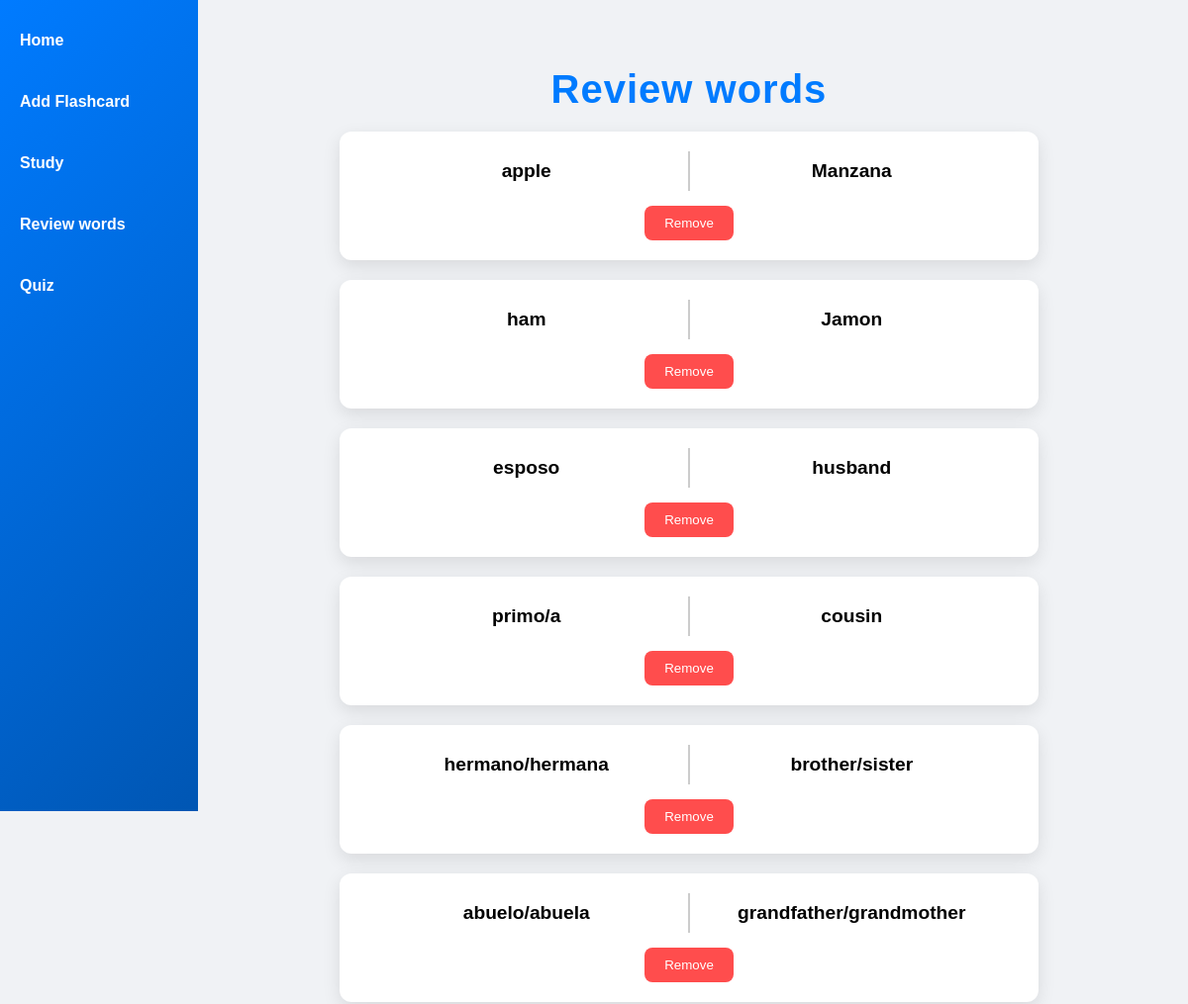
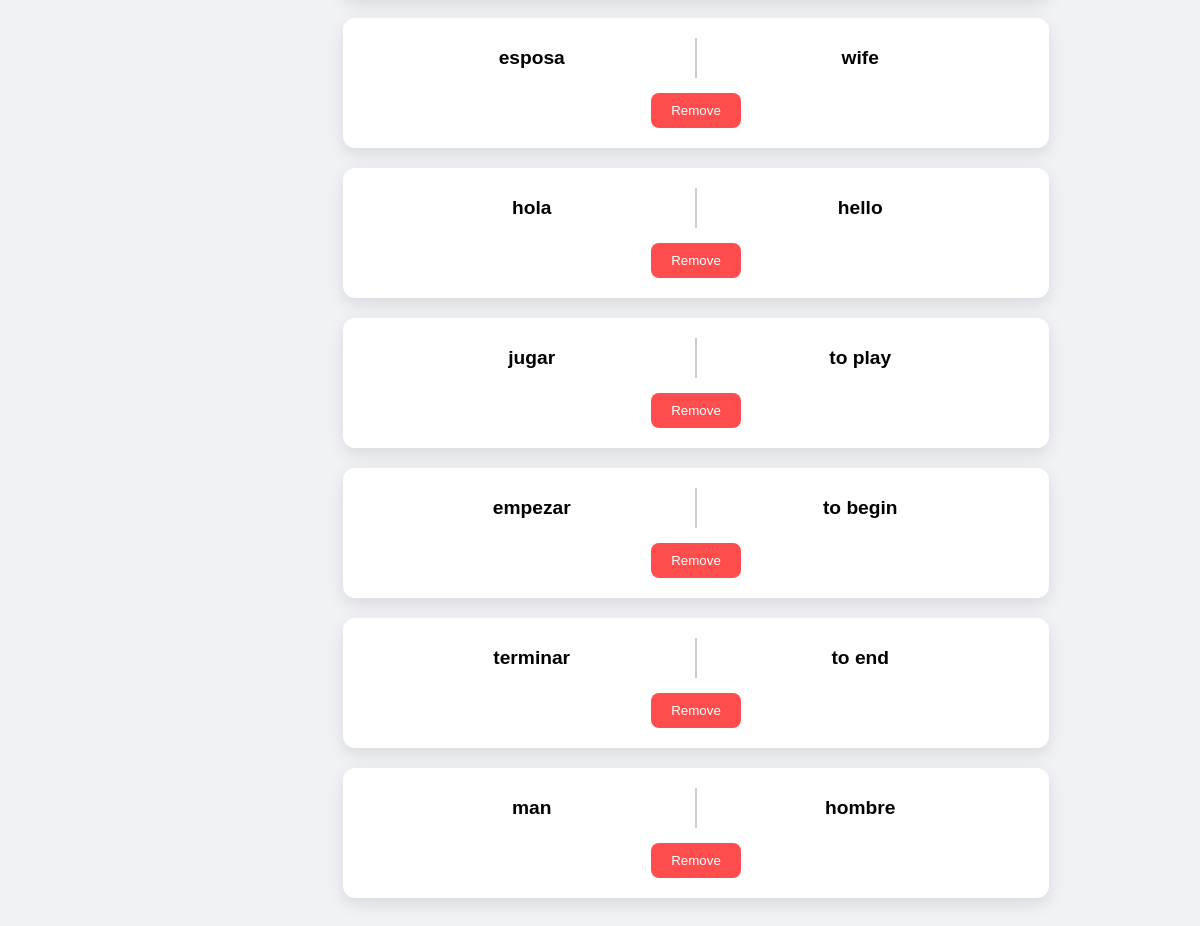
Screenshot of /review with the database file from the repository (2 pictures, top to bottom).
### tables this page shows
CREATE TABLE flashcards (
            id INTEGER PRIMARY KEY AUTOINCREMENT,
            question TEXT NOT NULL,
            answer TEXT NOT NULL
        );

### app.py (the view)
@app.route("/review")
def review():
    conn = sqlite3.connect("flashcards.db")
    cursor = conn.cursor()
    cursor.execute("SELECT id, question, answer FROM flashcards")
    flashcards = cursor.fetchall()
    conn.close()
    return render_template("review.html", flashcards=flashcards)

### templates/review.html (shortened to what this page needs)
<!DOCTYPE html>
<html>
<head>
    <link rel="stylesheet" href="{{ url_for('static', filename='styles.css') }}">
</head>
<body>
    <nav class="sidebar">
        <a href="{{ url_for('home') }}">Home</a>
        <a href="{{ url_for('add_flashcard') }}">Add Flashcard</a>
        <a href="{{ url_for('study') }}">Study</a>
        <a href="{{ url_for('review') }}">Review words</a>
        <a href="{{ url_for('quiz') }}">Quiz</a>
    </nav>
    <header class="page-title">Review words</header>
    {% for id, question, answer in flashcards %}
    <div class="review-card">
        <div class="qa-row">
            <div class="question">{{ question }}</div>
            <div class="divider"></div>
            <div class="answer">{{ answer }}</div>
        </div>
        <form action="{{ url_for('delete_flashcard', id=id) }}" method="post">
            <button class="remove-btn" type="submit">Remove</button>
        </form>
    </div>
    {% endfor %}
</body>
</html>

### static/styles.css (style rules this page uses)
body { font-family: 'Arial', sans-serif; background-color: #f0f2f5; margin-left: 200px; padding: 40px 20px; justify-content: center; }
.sidebar { position: fixed; top: 0; left: 0; height: 100vh; width: 200px; background: linear-gradient(135deg, #007bff, #0056b3); padding-top: 20px; display: flex; flex-direction: column; gap: 20px; }
.sidebar a { color: white; text-decoration: none; padding: 12px 20px; font-weight: bold; }
.review-card { background: white; padding: 20px; margin: 20px auto; border-radius: 12px; width: 70%; box-shadow: 0 6px 18px rgba(0,0,0,0.1); display: flex; flex-direction: column; align-items: center; }
.qa-row { display: flex; align-items: center; justify-content: center; gap: 30px; width: 100%; }
.question, .answer { font-size: 1.2rem; font-weight: bold; width: 40%; text-align: center; }
.divider { width: 2px; height: 40px; background: #ccc; }
.remove-btn { margin-top: 15px; padding: 10px 20px; background: #ff4d4d; border: none; color: white; border-radius: 8px; cursor: pointer; transition: 0.2s; }
.page-title, .quizTitle { text-align: center; font-size: 2.5rem; font-weight: bold; color: #007bff; margin: 20px 0; letter-spacing: 1px; }

### rows the page displays
flashcards: question "apple", answer "Manzana"
flashcards: question "ham", answer "Jamon"
flashcards: question "esposo", answer "husband"
flashcards: question "primo/a", answer "cousin"
flashcards: question "hermano/hermana", answer "brother/sister"
flashcards: question "abuelo/abuela", answer "grandfather/grandmother"
flashcards: question "esposa", answer "wife"
flashcards: question "hola", answer "hello"
flashcards: question "jugar", answer "to play"
flashcards: question "empezar", answer "to begin"
flashcards: question "terminar", answer "to end"
flashcards: question "man", answer "hombre"
